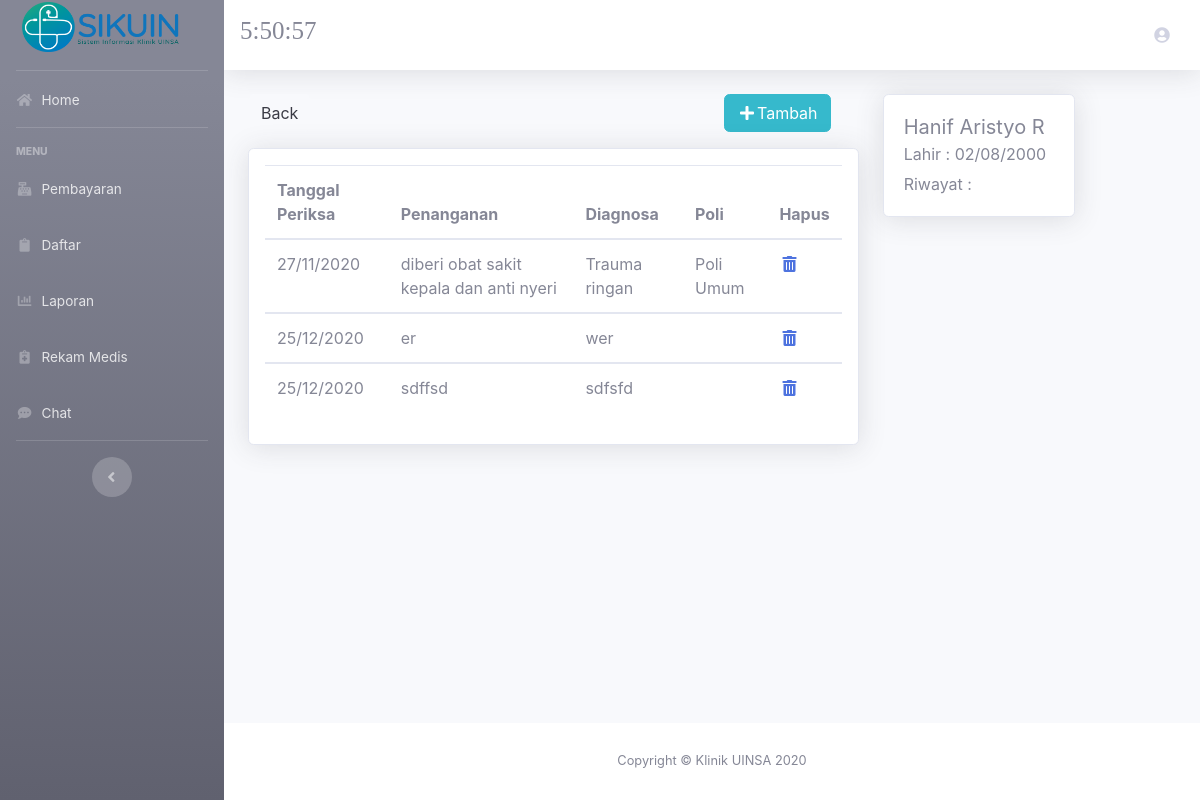
Screenshot of /Staf_rekam_medis/view/H96218058 with the database file from the repository.
### tables this page shows
CREATE TABLE `rekamedis` (
  `pasien_nim_nip` varchar(10) NOT NULL,
  `id` int(11) NOT NULL,
  `penanganan` text NOT NULL,
  `tanggal` date NOT NULL,
  `diagnosis` text NOT NULL,
  `poli` varchar(25) NOT NULL,
  `biaya` varchar(25) DEFAULT NULL
);

CREATE TABLE `pasien` (
  `nim_nip` varchar(10) NOT NULL,
  `nama` varchar(20) NOT NULL,
  `password` text NOT NULL,
  `alamat` text,
  `tgl_lahir` date NOT NULL,
  `riwayat` text
);

### application/controllers/Staf_rekam_medis.php (called while the page is built, shortened)
<?php
class Staf_rekam_medis extends CI_Controller {
	function __construct(){
        $this->load->database();
        $this->load->model('m_rekamedis');
    }
    public function view($id)
    {
        $data['data']=$this->m_rekamedis->view($id)->result();
        $data['data2']=$this->m_rekamedis->view_bio($id)->result();
        $this->load->view('staff/navbar');
        $this->load->view('staff/view',$data);
        $this->load->view('staff/footer');
    }
}

### index.php (called while the page is built, shortened)
<?php
require_once BASEPATH.'core/CodeIgniter.php';

### application/models/m_rekamedis.php (called while the page is built, shortened)
<?php
	class m_rekamedis  extends CI_Model  {
		function view($nim)
		{
			$sql=$this->db->query("SELECT * FROM `rekamedis` WHERE pasien_nim_nip ='$nim'");
	        return $sql;
		}
		function view_bio($nim)
		{
			$sql=$this->db->query("SELECT nama, tgl_lahir,riwayat FROM `pasien` WHERE nim_nip='$nim'");
	        return $sql;
		}
	}
?>

### application/views/staff/view.php (the view, shortened to what this page needs)
  <div class="container-fluid">
    <div class="row">
      <div class="col-8">
        <div class="row">
          <div class="col-9">
            <a class="btn btn-light" href="<?php echo site_url('Staf_rekam_medis');?>" role="button">Back</a>
          </div>
          <div class="col">
            <a class="btn btn-info rounded" href="#tambah" data-toggle="modal" data-target="#tambah">
              <i class="fas fa-fw fa-plus"></i>Tambah
            </a>
          </div>
        </div>
        <div class="card shadow p-3 mb-5 mt-3 bg-white rounded">
        <table class="table">
            <thead>
              <tr>
                <th scope="col">Tanggal Periksa</th>
                <th scope="col">Penanganan</th>
                <th scope="col">Diagnosa</th>
                <th scope="col">Poli</th>
                <th scope="col">Hapus</th>
              </tr>
            </thead>
            <tbody>
              <?php
                  foreach($data as $d):
              ?>
              <tr>
                <td><?php echo date('d/m/Y',strtotime($d->tanggal));?></td>
                <td><?php echo $d->penanganan;?></td>
                <td><?php echo $d->diagnosis;?></td>
                <td><?php echo $d->poli;?></td>
                <td>
                  <a href="#Hapus" data-toggle="modal" data-target="#hapus<?php echo $d->id;?>"><i class="fas fa-fw fa-trash-alt"></i></a>
                </td>
              </tr>
            </tbody>
            <?php endforeach;?>
        </table>
        </div>
      </div>
      <div class="col">
        <div class="card shadow" style="width: 12rem;">
          <?php
                  foreach($data2 as $d):
              ?>
          <div class="card-body">
            <h5 class="card-title"><?php echo $d->nama;?></h5>
            <h6 class="card-subtitle mb-2 text-muted">Lahir : <?php echo date('d/m/Y',strtotime($d->tgl_lahir));?></h6>
            <p class="card-text">Riwayat : <br>
            <?php echo $d->riwayat;?></p>
          </div>
          <?php endforeach;?>
        </div>
      </div>
    </div>
  </div>
</div>

### rows the page displays
rekamedis: tanggal "27/11/2020", penanganan "diberi obat sakit kepala dan anti nyeri", diagnosis "Trauma ringan", poli "Poli Umum"
rekamedis: tanggal "25/12/2020", penanganan "er", diagnosis "wer"
rekamedis: tanggal "25/12/2020", penanganan "sdffsd", diagnosis "sdfsfd"
pasien: nama "Hanif Aristyo R", tgl_lahir "02/08/2000"
